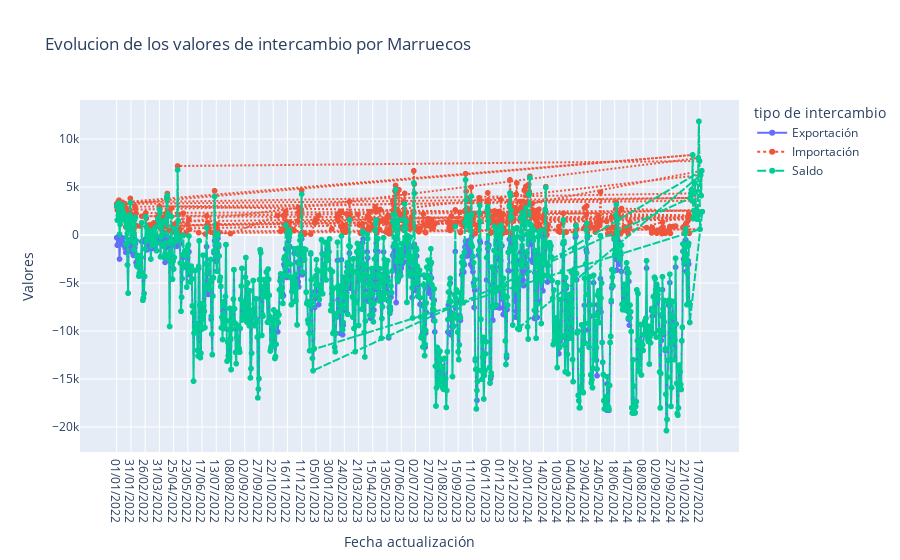

The code cell stored with this chart in its notebook:
### Code cell
fig = px.line(df_intercambio[df_intercambio['nombre'] == 'Marruecos'], x = 'Fecha actualización', y = 'Valores', color= 'tipo de intercambio',
              line_group='tipo de intercambio',
              title= 'Evolucion de los valores de intercambio por Marruecos',
              line_dash= 'tipo de intercambio',
              markers= True)

fig.show()

### Figure 1 — Plotly figure (JSON) as saved in the notebook; plotly's stock layout.template omitted (floating-point values rounded to 4 significant figures; data arrays with more than 128 entries replaced by an {"elided": "..."} marker saying what was removed)
{"data": [{"hovertemplate": "tipo de intercambio=Exportación<br>Fecha actualización=%{x}<br>Valores=%{y}<extra></extra>", "legendgroup": "Exportación", "line": {"color": "#636efa", "dash": "solid"}, "marker": {"symbol": "circle"}, "mode": "lines+markers", "name": "Exportación", "showlegend": true, "type": "scattergl", "x": {"elided": "1008 str values"}, "xaxis": "x", "y": {"elided": "1008 float values"}, "yaxis": "y"}, {"hovertemplate": "tipo de intercambio=Importación<br>Fecha actualización=%{x}<br>Valores=%{y}<extra></extra>", "legendgroup": "Importación", "line": {"color": "#EF553B", "dash": "dot"}, "marker": {"symbol": "circle"}, "mode": "lines+markers", "name": "Importación", "showlegend": true, "type": "scattergl", "x": {"elided": "483 str values"}, "xaxis": "x", "y": {"elided": "483 float values"}, "yaxis": "y"}, {"hovertemplate": "tipo de intercambio=Saldo<br>Fecha actualización=%{x}<br>Valores=%{y}<extra></extra>", "legendgroup": "Saldo", "line": {"color": "#00cc96", "dash": "dash"}, "marker": {"symbol": "circle"}, "mode": "lines+markers", "name": "Saldo", "showlegend": true, "type": "scattergl", "x": {"elided": "1030 str values"}, "xaxis": "x", "y": {"elided": "1030 float values"}, "yaxis": "y"}], "layout": {"legend": {"title": {"text": "tipo de intercambio"}, "tracegroupgap": 0}, "title": {"text": "Evolucion de los valores de intercambio por Marruecos"}, "xaxis": {"anchor": "y", "domain": [0, 1], "title": {"text": "Fecha actualización"}}, "yaxis": {"anchor": "x", "domain": [0, 1], "title": {"text": "Valores"}}}}
